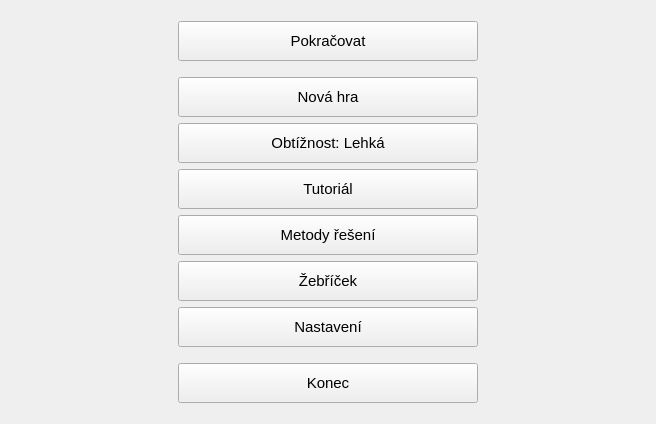
<?xml version="1.0" encoding="UTF-8"?>
<ui version="4.0">
 <class>menu</class>
 <widget class="QFrame" name="menu">
  <property name="geometry">
   <rect>
    <x>0</x>
    <y>0</y>
    <width>656</width>
    <height>424</height>
   </rect>
  </property>
  <property name="sizePolicy">
   <sizepolicy hsizetype="Expanding" vsizetype="Expanding">
    <horstretch>0</horstretch>
    <verstretch>0</verstretch>
   </sizepolicy>
  </property>
  <property name="minimumSize">
   <size>
    <width>656</width>
    <height>424</height>
   </size>
  </property>
  <property name="windowTitle">
   <string>Frame</string>
  </property>
  <layout class="QGridLayout" name="gridLayout">
   <item row="0" column="0">
    <widget class="QWidget" name="widget_4" native="true"/>
   </item>
   <item row="11" column="0">
    <widget class="QWidget" name="widget_2" native="true"/>
   </item>
   <item row="13" column="0">
    <widget class="QWidget" name="widget_3" native="true"/>
   </item>
   <item row="2" column="0">
    <widget class="QWidget" name="widget" native="true"/>
   </item>
   <item row="1" column="0">
    <widget class="QPushButton" name="tl_pokracovat">
     <property name="sizePolicy">
      <sizepolicy hsizetype="Expanding" vsizetype="Expanding">
       <horstretch>0</horstretch>
       <verstretch>0</verstretch>
      </sizepolicy>
     </property>
     <property name="minimumSize">
      <size>
       <width>80</width>
       <height>30</height>
      </size>
     </property>
     <property name="maximumSize">
      <size>
       <width>300</width>
       <height>40</height>
      </size>
     </property>
     <property name="font">
      <font>
       <pointsize>11</pointsize>
      </font>
     </property>
     <property name="text">
      <string>Pokračovat</string>
     </property>
    </widget>
   </item>
   <item row="3" column="0">
    <widget class="QPushButton" name="nova_hra">
     <property name="sizePolicy">
      <sizepolicy hsizetype="Expanding" vsizetype="Expanding">
       <horstretch>0</horstretch>
       <verstretch>0</verstretch>
      </sizepolicy>
     </property>
     <property name="minimumSize">
      <size>
       <width>80</width>
       <height>30</height>
      </size>
     </property>
     <property name="maximumSize">
      <size>
       <width>300</width>
       <height>40</height>
      </size>
     </property>
     <property name="font">
      <font>
       <pointsize>11</pointsize>
      </font>
     </property>
     <property name="text">
      <string>Nová hra</string>
     </property>
    </widget>
   </item>
   <item row="6" column="0">
    <widget class="QPushButton" name="metody_res">
     <property name="sizePolicy">
      <sizepolicy hsizetype="Expanding" vsizetype="Expanding">
       <horstretch>0</horstretch>
       <verstretch>0</verstretch>
      </sizepolicy>
     </property>
     <property name="minimumSize">
      <size>
       <width>80</width>
       <height>30</height>
      </size>
     </property>
     <property name="maximumSize">
      <size>
       <width>300</width>
       <height>40</height>
      </size>
     </property>
     <property name="font">
      <font>
       <pointsize>11</pointsize>
      </font>
     </property>
     <property name="text">
      <string>Metody řešení</string>
     </property>
    </widget>
   </item>
   <item row="5" column="0">
    <widget class="QPushButton" name="tutorial">
     <property name="sizePolicy">
      <sizepolicy hsizetype="Expanding" vsizetype="Expanding">
       <horstretch>0</horstretch>
       <verstretch>0</verstretch>
      </sizepolicy>
     </property>
     <property name="minimumSize">
      <size>
       <width>80</width>
       <height>30</height>
      </size>
     </property>
     <property name="maximumSize">
      <size>
       <width>300</width>
       <height>40</height>
      </size>
     </property>
     <property name="font">
      <font>
       <pointsize>11</pointsize>
      </font>
     </property>
     <property name="text">
      <string>Tutoriál</string>
     </property>
    </widget>
   </item>
   <item row="12" column="0">
    <widget class="QPushButton" name="tl_konec">
     <property name="sizePolicy">
      <sizepolicy hsizetype="Expanding" vsizetype="Expanding">
       <horstretch>0</horstretch>
       <verstretch>0</verstretch>
      </sizepolicy>
     </property>
     <property name="minimumSize">
      <size>
       <width>80</width>
       <height>30</height>
      </size>
     </property>
     <property name="maximumSize">
      <size>
       <width>300</width>
       <height>40</height>
      </size>
     </property>
     <property name="font">
      <font>
       <pointsize>11</pointsize>
      </font>
     </property>
     <property name="text">
      <string>Konec</string>
     </property>
    </widget>
   </item>
   <item row="10" column="0">
    <widget class="QPushButton" name="tl_settings">
     <property name="sizePolicy">
      <sizepolicy hsizetype="Expanding" vsizetype="Expanding">
       <horstretch>0</horstretch>
       <verstretch>0</verstretch>
      </sizepolicy>
     </property>
     <property name="minimumSize">
      <size>
       <width>80</width>
       <height>30</height>
      </size>
     </property>
     <property name="maximumSize">
      <size>
       <width>300</width>
       <height>40</height>
      </size>
     </property>
     <property name="font">
      <font>
       <pointsize>11</pointsize>
      </font>
     </property>
     <property name="text">
      <string>Nastavení</string>
     </property>
    </widget>
   </item>
   <item row="7" column="0">
    <widget class="QPushButton" name="tl_zebricek">
     <property name="sizePolicy">
      <sizepolicy hsizetype="Expanding" vsizetype="Expanding">
       <horstretch>0</horstretch>
       <verstretch>0</verstretch>
      </sizepolicy>
     </property>
     <property name="minimumSize">
      <size>
       <width>80</width>
       <height>30</height>
      </size>
     </property>
     <property name="maximumSize">
      <size>
       <width>300</width>
       <height>40</height>
      </size>
     </property>
     <property name="font">
      <font>
       <pointsize>11</pointsize>
      </font>
     </property>
     <property name="text">
      <string>Žebříček</string>
     </property>
    </widget>
   </item>
   <item row="4" column="0">
    <widget class="QPushButton" name="obtiznost">
     <property name="sizePolicy">
      <sizepolicy hsizetype="Expanding" vsizetype="Expanding">
       <horstretch>0</horstretch>
       <verstretch>0</verstretch>
      </sizepolicy>
     </property>
     <property name="minimumSize">
      <size>
       <width>80</width>
       <height>30</height>
      </size>
     </property>
     <property name="maximumSize">
      <size>
       <width>300</width>
       <height>40</height>
      </size>
     </property>
     <property name="font">
      <font>
       <pointsize>11</pointsize>
      </font>
     </property>
     <property name="text">
      <string>Obtížnost: Lehká</string>
     </property>
    </widget>
   </item>
  </layout>
 </widget>
 <resources/>
 <connections/>
</ui>
